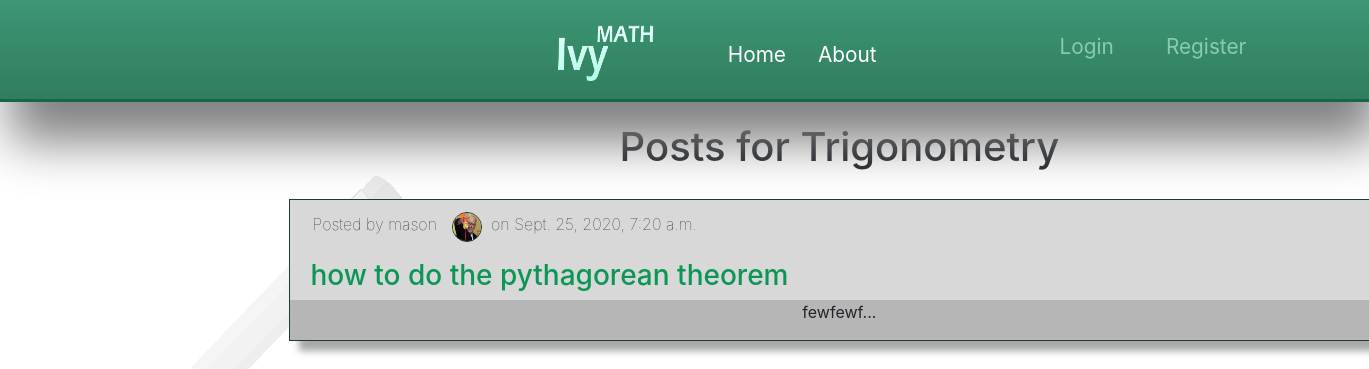
Page /trig on the committed database.
### boards/models.py (models this page shows, shortened)
class postTrig(models.Model):
    title = models.CharField(max_length=100)
    content = models.TextField()
    date_posted = models.DateTimeField(default=timezone.now)
    author = models.ForeignKey(User, on_delete=models.CASCADE)
    clip = models.FileField(upload_to='user_videos/',null=True)

### users/models.py (models this page shows, shortened)
class Profile(models.Model):
    user = models.OneToOneField(User, on_delete = models.CASCADE)
    image = models.ImageField(default='default.jpg', upload_to='profile_pics')

### boards/views.py (the view)
# urls.py: path('trig',PostListViewTrig.as_view(),name='trig'),
class PostListViewTrig(ListView):
    model = postTrig
    template_name = 'boards/trig.html'
    context_object_name = 'postsTrig'
    ordering = ['-date_posted']

### boards/templates/boards/trig.html (shortened to what this page needs)
{%extends  "boards/base.html" %}
{% block content %}
<h1>Posts for Trigonometry</h1>
{% for post in postsTrig %}
    <div class="postview">
        <div class="postedby-container">
            <div class="postedby">
                <div class="postedby-text"><p> Posted by {{post.author}}</p></div>
                <div class="postedby-img"><img style="width: 30px; height: 30px; border-radius: 60%; margin-bottom: 4px; border-style: solid; border-width: 1px;" src= " {{post.author.profile.image.url}}"></div>
                <div><p>on {{ post.date_posted }}</p></div>
            </div>
            <div></div>
        </div>
        <div class="title">
            <h3><a href="{% url 'post-detail-trig' post.id %}" style="text-decoration: none; color: rgb(12, 150, 85);">{{ post.title }}</a></h3>
        </div>
        <div class="postcont-container">
            <div class="postcont">
                <p>{{ post.content|truncatewords:20 }}...</p>
            </div>
        </div>
    </div>
{%endfor%}
{% endblock content %}

### boards/static/style.css (style rules this page uses)
body { background-image:url("background.png"); }
.postview { margin: 0 auto; border-style: solid; border-width: 1px; border-color: rgb(31, 59, 46); width: 1100px; display: grid; background-color: rgb(216, 216, 216); box-shadow: 10px 10px 7px rgb(168, 168, 168); }
.postcont { margin-left: 30px; margin-right: 30px; background-color: rgb(182, 182, 182); }
.postcont-container { background-color: rgb(182, 182, 182); }
.title { line-height: 60%; text-align: left; text-indent: 20px; color: rgb(16, 128, 81); }
.postedby-container { display: grid; grid-template-columns: 60% 40%; margin-top: 5px; }
.postedby { margin-left: 0px; display: grid; grid-template-columns: 24% 2% 40%; font-weight: 2.5; padding: 7px; }
.postedby-text { width: 100%; }
.postedby-img { width: 100%; }

### rows in the picture
postTrig: author "mason", author.profile.image (picture), date_posted "Sept. 25, 2020, 7:20 a.m.", title "how to do the pythagorean theorem", content "fewfewf"
